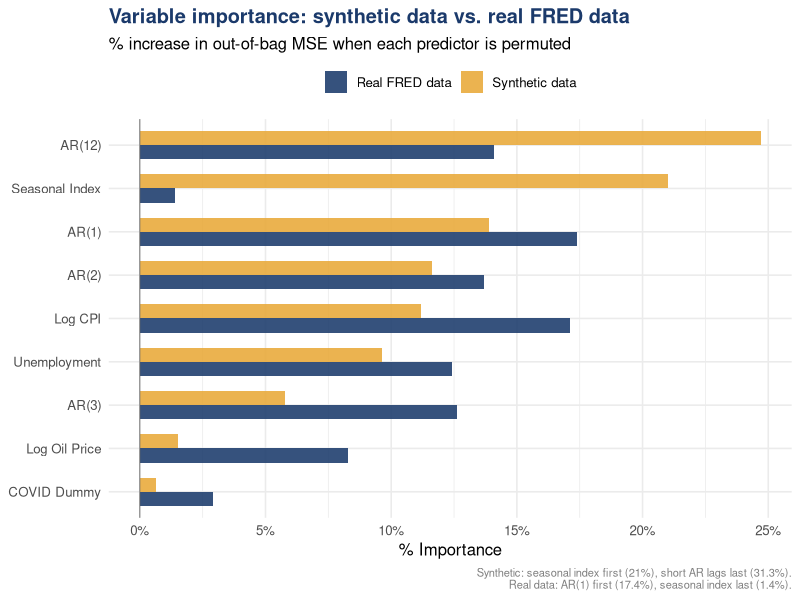
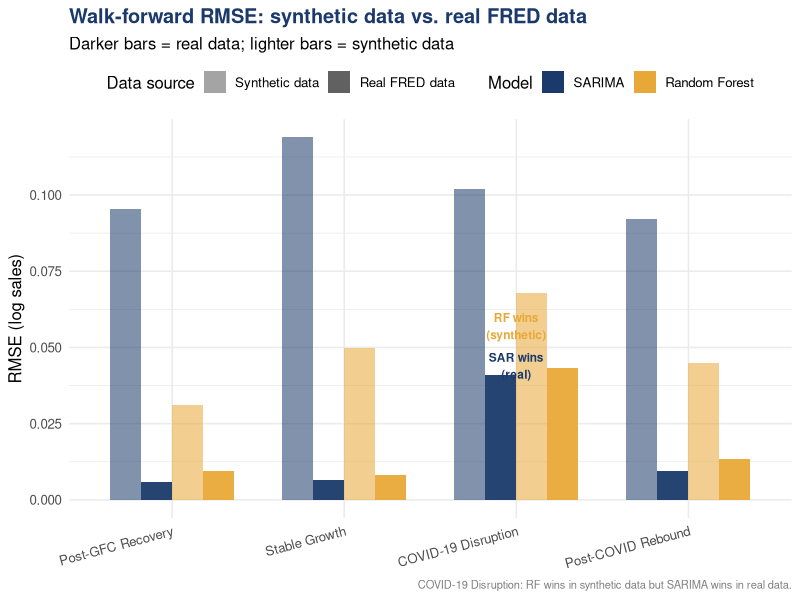

The R script that drew these images, in order:
# =============================================================================
# Synthetic Data Generation and Analysis
# Generates figA1_synth_importance.pdf and figA2_synth_rmse.pdf
# for Appendix A of the IJF submission
#
# This script:
#   1. Generates a synthetic retail sales series under a simple seasonal DGP
#   2. Runs the same RF variable importance analysis as in analysis_v2.R
#   3. Runs the same walk-forward evaluation
#   4. Saves two figures for the appendix showing the synthetic results
#      that contrast with the real FRED data findings
#
# Run this script AFTER analysis_v2.R (it reuses the same packages)
# =============================================================================

# -- 0. Packages ---------------------------------------------------------------
required_packages <- c(
  "tidyverse", "lubridate", "randomForest",
  "forecast", "Metrics", "scales"
)
new_pkgs <- setdiff(required_packages, rownames(installed.packages()))
if (length(new_pkgs)) install.packages(new_pkgs, dependencies = TRUE)
suppressPackageStartupMessages(
  invisible(lapply(required_packages, library, character.only = TRUE))
)

# -- 1. Synthetic DGP ----------------------------------------------------------
# Generate 180 months of synthetic retail sales (Jan 2009 - Dec 2023)
# DGP: log_sales = trend + seasonal + AR(1) + COVID_shock + noise
# Seasonal is EXPLICIT and strong (as commonly done in synthetic benchmarks)
# This is the key feature that makes synthetic results misleading.

set.seed(42)
n_total <- 180
dates   <- seq(as.Date("2009-01-01"), by = "month", length.out = n_total)

# Seasonal pattern (strong, explicit — typical synthetic DGP assumption)
month_idx  <- month(dates)
seasonal   <- c(0.88,0.88,0.97,0.97,1.00,1.01,1.00,1.00,1.00,1.01,1.04,1.22)
seas_vec   <- seasonal[month_idx]

# Trend
trend_vec  <- seq(0, 0.30, length.out = n_total)

# COVID shock (April 2020 = obs 136)
covid_dummy <- as.integer(dates >= as.Date("2020-03-01") &
                            dates <= as.Date("2021-12-01"))
covid_shock <- ifelse(dates == as.Date("2020-04-01"), -0.22,   # sudden drop
                ifelse(dates >= as.Date("2020-05-01") &
                       dates <= as.Date("2020-08-01"), 0.05,    # partial recovery
                0))

# Base log sales
log_sales_true <- 12.5 + trend_vec + log(seas_vec) + cumsum(c(0, rnorm(n_total-1, 0, 0.008)))
log_sales_true <- log_sales_true + covid_shock
synth_noise    <- rnorm(n_total, 0, 0.015)
log_sales      <- log_sales_true + synth_noise

# Synthetic CPI, oil, unemployment (trending, correlated with trend)
log_cpi  <- log(237) + seq(0, 0.18, length.out = n_total) + rnorm(n_total, 0, 0.005)
log_oil  <- log(65)  + 0.3*sin(seq(0, 4*pi, length.out = n_total)) + rnorm(n_total, 0, 0.08)
UNRATE   <- pmax(3.5, 9.5 - seq(0, 5.5, length.out = n_total) + rnorm(n_total, 0, 0.3))
UNRATE   <- ifelse(dates >= as.Date("2020-03-01") & dates <= as.Date("2020-06-01"),
                   UNRATE + c(5, 9, 6, 4), UNRATE)

# Build synthetic dataframe
synth <- tibble(
  date        = dates,
  log_sales   = log_sales,
  real_sales  = exp(log_sales) * 1e5,  # rescale to approximate millions
  log_cpi     = log_cpi,
  log_oil     = log_oil,
  UNRATE      = UNRATE,
  covid_dummy = covid_dummy,
  regime      = case_when(
    date <= as.Date("2012-12-01") ~ "Post-GFC Recovery",
    date <= as.Date("2019-12-01") ~ "Stable Growth",
    date <= as.Date("2021-12-01") ~ "COVID-19 Disruption",
    TRUE                          ~ "Post-COVID Rebound"
  ) |> factor(levels = c("Post-GFC Recovery","Stable Growth",
                          "COVID-19 Disruption","Post-COVID Rebound"))
) |>
  mutate(
    lag1  = lag(log_sales, 1),
    lag2  = lag(log_sales, 2),
    lag3  = lag(log_sales, 3),
    lag12 = lag(log_sales, 12),
    # Seasonal index computed from full sample (for illustrative full-sample RF)
    seasonal_idx = ave(real_sales, month(date),
                       FUN = function(x) mean(x, na.rm = TRUE)) /
                   mean(real_sales, na.rm = TRUE)
  ) |>
  drop_na(lag1, lag2, lag3, lag12)

cat(sprintf("Synthetic data: %d obs, %s to %s\n",
            nrow(synth), min(synth$date), max(synth$date)))

# -- 2. Full-sample RF variable importance (synthetic) -------------------------
rf_features <- c("seasonal_idx","lag1","lag2","lag3","lag12",
                 "log_cpi","log_oil","UNRATE","covid_dummy")

rf_synth <- randomForest(
  log_sales ~ .,
  data       = synth[, c("log_sales", rf_features)],
  ntree      = 1000,
  mtry       = floor(sqrt(length(rf_features))),
  importance = TRUE
)

imp_synth <- importance(rf_synth) |>
  as.data.frame() |>
  tibble::rownames_to_column("var") |>
  arrange(desc(`%IncMSE`)) |>
  mutate(
    pct = `%IncMSE` / sum(`%IncMSE`) * 100,
    label = recode(var,
      seasonal_idx = "Seasonal Index",
      lag1 = "AR(1)", lag2 = "AR(2)", lag3 = "AR(3)",
      lag12 = "AR(12)", log_cpi = "Log CPI",
      log_oil = "Log Oil Price", UNRATE = "Unemployment",
      covid_dummy = "COVID Dummy")
  )

cat("\n=== Synthetic RF variable importance ===\n")
print(imp_synth[, c("label","pct")])

seasonal_pct_synth <- imp_synth$pct[imp_synth$var == "seasonal_idx"]
ar_short_pct_synth <- sum(imp_synth$pct[imp_synth$var %in% c("lag1","lag2","lag3")])
cat(sprintf("Seasonal: %.1f%%   Short-AR: %.1f%%   Ratio: %.1f:1\n",
            seasonal_pct_synth, ar_short_pct_synth,
            seasonal_pct_synth / ar_short_pct_synth))

# -- 3. Walk-forward evaluation (synthetic) ------------------------------------
WINDOW  <- 24
df_wf   <- synth
n_wf    <- nrow(df_wf)
origins <- (WINDOW + 1):n_wf

out_s <- tibble(
  date     = df_wf$date[origins],
  actual   = df_wf$log_sales[origins],
  sar_pred = NA_real_,
  rf_pred  = NA_real_,
  regime   = df_wf$regime[origins]
)

ols_formula_s <- log_sales ~ seasonal_idx + lag1 + lag2 + lag3 + lag12 +
  log_cpi + log_oil + UNRATE + covid_dummy

cat(sprintf("\nWalk-forward (synthetic): %d origins\n", length(origins)))
set.seed(42)

for (i in seq_along(origins)) {
  tgt   <- origins[i]
  train <- df_wf[(tgt - WINDOW):(tgt - 1), ]
  test  <- df_wf[tgt, , drop = FALSE]

  # Seasonal index from training window
  mm  <- tapply(train$real_sales, month(train$date), mean, na.rm = TRUE)
  om  <- mean(train$real_sales, na.rm = TRUE)
  sil <- mm / om
  train <- train |> mutate(seasonal_idx = as.numeric(sil[as.character(month(date))]))
  test  <- test  |> mutate(seasonal_idx = as.numeric(sil[as.character(month(test$date))]))

  # SARIMA
  ts_tr  <- ts(train$log_sales,
               start = c(year(min(train$date)), month(min(train$date))), frequency = 12)
  m_sar  <- tryCatch(auto.arima(ts_tr, seasonal = TRUE, ic = "bic", stepwise = TRUE),
                     error = function(e) NULL)
  if (!is.null(m_sar))
    out_s$sar_pred[i] <- tryCatch(as.numeric(forecast(m_sar, h=1)$mean),
                                   error = function(e) NA_real_)

  # Random Forest
  rf_tr <- train[, c("log_sales", rf_features)] |> drop_na()
  rf_te <- test[,  c("log_sales", rf_features)] |> drop_na()
  m_rf  <- tryCatch(randomForest(log_sales ~ ., data = rf_tr, ntree = 500),
                    error = function(e) NULL)
  if (!is.null(m_rf) && nrow(rf_te) > 0)
    out_s$rf_pred[i] <- tryCatch(predict(m_rf, newdata = rf_te),
                                  error = function(e) NA_real_)

  if (i %% 24 == 0) cat(sprintf("  %d / %d\n", i, length(origins)))
}

out_s_clean <- out_s |> drop_na(sar_pred, rf_pred)

perf_s <- out_s_clean |>
  filter(!is.na(regime)) |>
  group_by(regime) |>
  summarise(
    SAR_RMSE = rmse(actual, sar_pred),
    RF_RMSE  = rmse(actual, rf_pred),
    .groups  = "drop"
  )

cat("\n=== Synthetic walk-forward performance ===\n")
print(perf_s)

# -- 4. Figure A1: Variable importance comparison bar chart -------------------
# Side-by-side: synthetic (left) vs real (right) for same predictors

# Real data importance (hardcoded from analysis_v2.R run)
imp_real <- tibble(
  var   = c("seasonal_idx","log_cpi","lag12","UNRATE","lag1","log_oil",
            "covid_dummy","lag2","lag3"),
  label = c("Seasonal Index","Log CPI","AR(12)","Unemployment","AR(1)",
            "Log Oil Price","COVID Dummy","AR(2)","AR(3)"),
  pct_real = c(1.4, 17.1, 14.1, 12.4, 17.4, 8.3, 2.9, 13.7, 12.6)
)

# Merge synthetic and real
imp_compare <- imp_synth |>
  select(var, label, pct_synth = pct) |>
  left_join(imp_real |> select(var, pct_real), by = "var") |>
  pivot_longer(cols = c(pct_synth, pct_real),
               names_to = "Source", values_to = "pct") |>
  mutate(
    Source = recode(Source,
                    pct_synth = "Synthetic data",
                    pct_real  = "Real FRED data"),
    label = factor(label, levels = rev(imp_synth$label))
  )

figA1 <- ggplot(imp_compare, aes(x = pct, y = label, fill = Source)) +
  geom_col(position = "dodge", width = 0.65, alpha = 0.88) +
  scale_fill_manual(values = c("Synthetic data" = "#E8A838",
                                "Real FRED data" = "#1B3A6B")) +
  geom_vline(xintercept = 0, colour = "grey40", linewidth = 0.3) +
  scale_x_continuous(labels = scales::percent_format(scale = 1)) +
  labs(
    title    = "Variable importance: synthetic data vs. real FRED data",
    subtitle = "% increase in out-of-bag MSE when each predictor is permuted",
    x        = "% Importance", y = NULL, fill = NULL,
    caption  = paste0("Synthetic: seasonal index first (", round(seasonal_pct_synth,1),
                      "%), short AR lags last (", round(ar_short_pct_synth,1), "%).\n",
                      "Real data: AR(1) first (17.4%), seasonal index last (1.4%).")
  ) +
  theme_minimal(base_size = 12) +
  theme(
    plot.title    = element_text(face = "bold", colour = "#1B3A6B"),
    plot.caption  = element_text(size = 8, colour = "grey50"),
    legend.position = "top"
  )

ggsave("figA1_synth_importance.pdf", figA1, width = 8, height = 5.5)
cat("figA1 saved\n")

# -- 5. Figure A2: Regime RMSE comparison (synthetic vs real) -----------------
# Real RMSE values (from analysis_v2.R run)
perf_real <- tibble(
  regime   = factor(c("Post-GFC Recovery","Stable Growth",
                       "COVID-19 Disruption","Post-COVID Rebound"),
                    levels = c("Post-GFC Recovery","Stable Growth",
                               "COVID-19 Disruption","Post-COVID Rebound")),
  SAR_RMSE = c(0.00589, 0.00655, 0.0411,  0.00941),
  RF_RMSE  = c(0.00933, 0.00802, 0.0431,  0.0134)
)

# Combine synthetic and real for plotting
make_long <- function(df, source_label) {
  df |>
    pivot_longer(c(SAR_RMSE, RF_RMSE), names_to = "Model", values_to = "RMSE") |>
    mutate(
      Model  = recode(Model, SAR_RMSE = "SARIMA", RF_RMSE = "Random Forest"),
      Source = source_label
    )
}

regime_levels <- c("Post-GFC Recovery","Stable Growth",
                   "COVID-19 Disruption","Post-COVID Rebound")

perf_s_plot <- perf_s |>
  mutate(regime = factor(regime, levels = regime_levels))

fig_data <- bind_rows(
  make_long(perf_s_plot, "Synthetic data"),
  make_long(perf_real,   "Real FRED data")
) |>
  mutate(
    Source = factor(Source, levels = c("Synthetic data","Real FRED data")),
    Model  = factor(Model,  levels = c("SARIMA","Random Forest"))
  )

figA2 <- ggplot(fig_data, aes(x = regime, y = RMSE, fill = Model, alpha = Source)) +
  geom_col(position = "dodge", width = 0.72) +
  scale_fill_manual(values = c("SARIMA" = "#1B3A6B", "Random Forest" = "#E8A838")) +
  scale_alpha_manual(values = c("Synthetic data" = 0.55, "Real FRED data" = 0.95)) +
  annotate("text", x = 3, y = 0.057,
           label = "RF wins\n(synthetic)", size = 3, colour = "#E8A838", fontface = "bold") +
  annotate("text", x = 3, y = 0.044,
           label = "SAR wins\n(real)", size = 3, colour = "#1B3A6B", fontface = "bold") +
  labs(
    title    = "Walk-forward RMSE: synthetic data vs. real FRED data",
    subtitle = "Darker bars = real data; lighter bars = synthetic data",
    x = NULL, y = "RMSE (log sales)", fill = "Model", alpha = "Data source",
    caption  = "COVID-19 Disruption: RF wins in synthetic data but SARIMA wins in real data."
  ) +
  theme_minimal(base_size = 12) +
  theme(
    axis.text.x     = element_text(angle = 15, hjust = 1),
    plot.title      = element_text(face = "bold", colour = "#1B3A6B"),
    plot.caption    = element_text(size = 8, colour = "grey50"),
    legend.position = "top"
  )

ggsave("figA2_synth_rmse.pdf", figA2, width = 9, height = 5.5)
cat("figA2 saved\n")

cat("\n=== Synthetic appendix figures done ===\n")
cat("Files saved: figA1_synth_importance.pdf, figA2_synth_rmse.pdf\n")
cat("Place both files in the same folder as your .tex files before compiling.\n")
